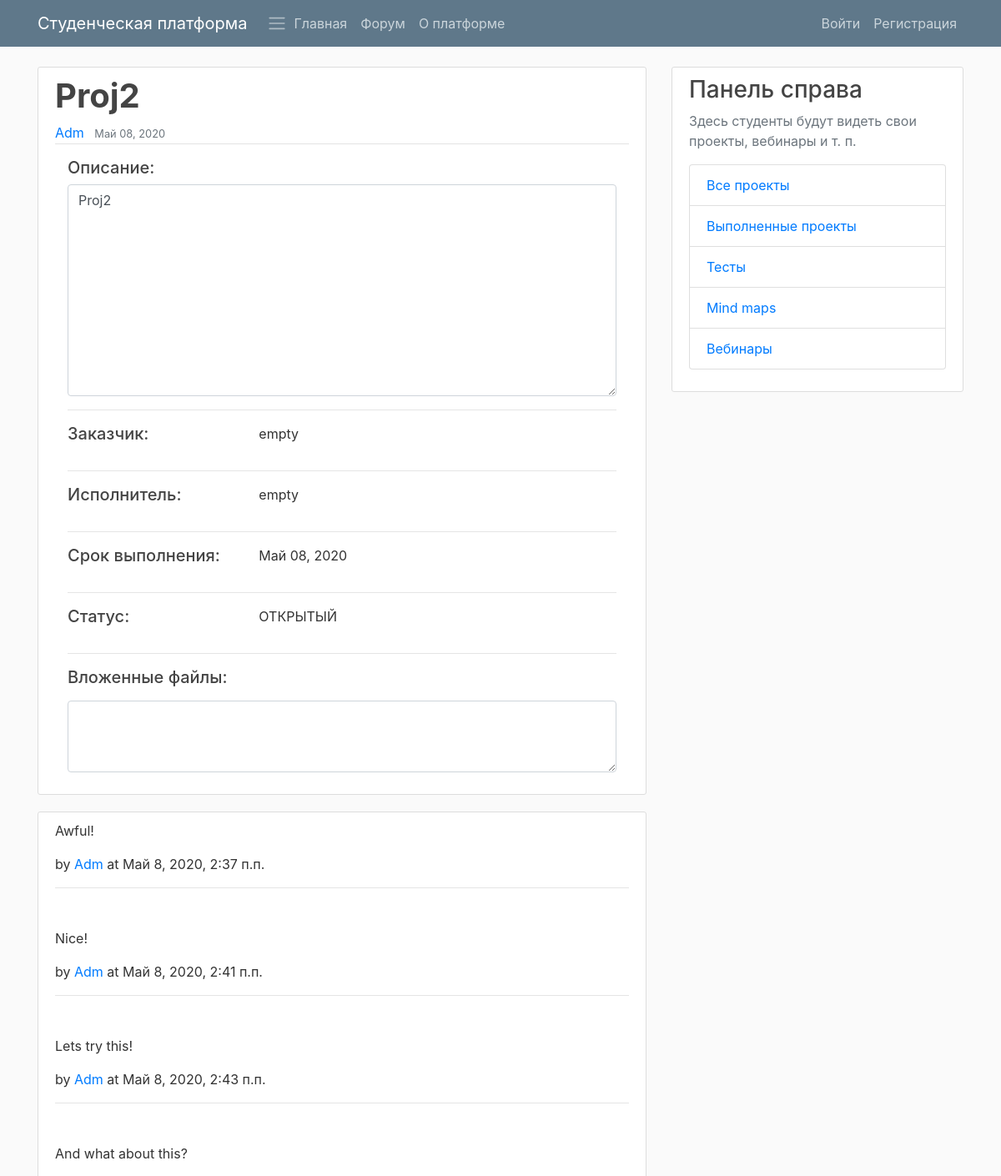
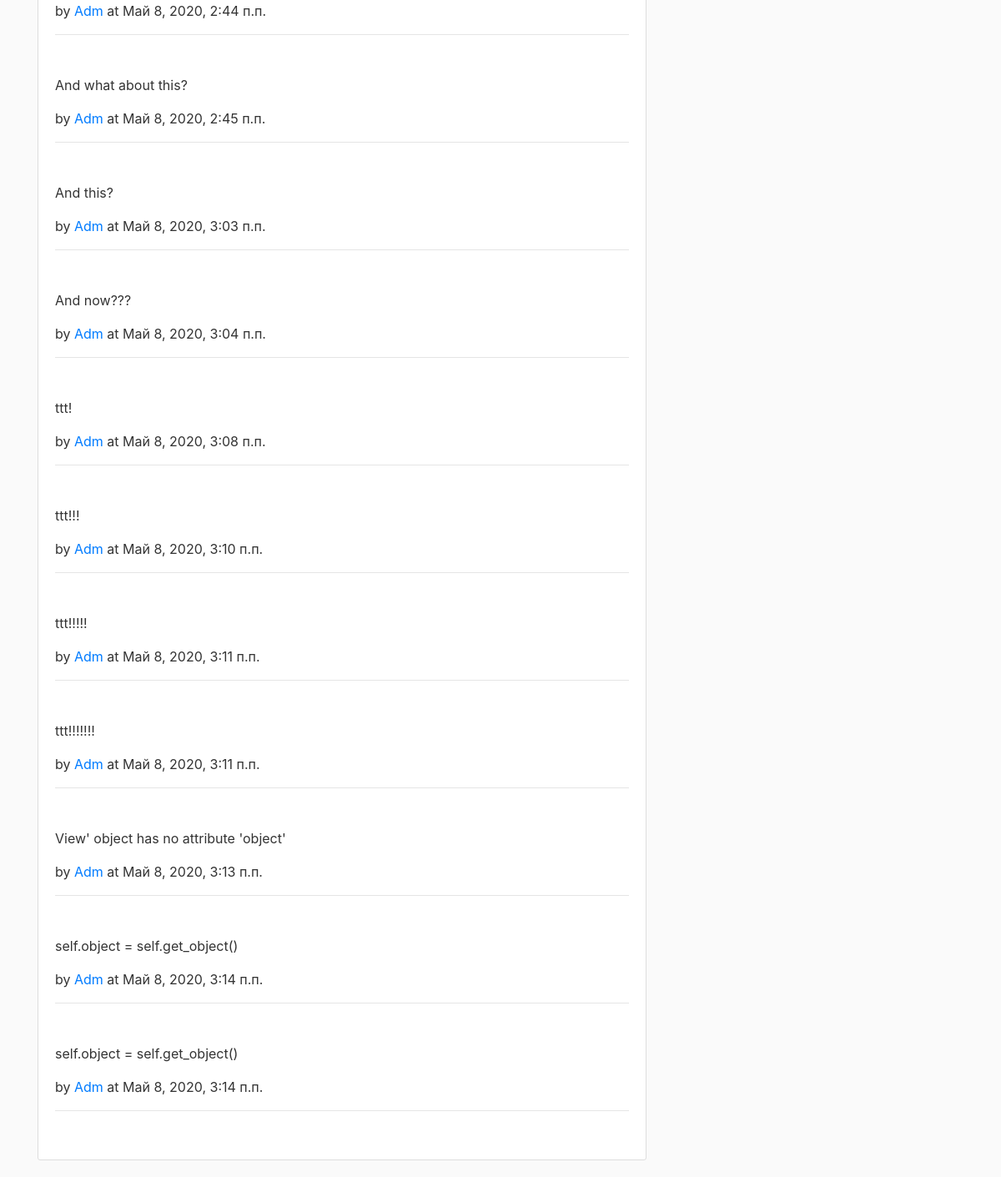
/platform/projects/15/, run on an earlier commit of the app's database (2 pictures, top to bottom).
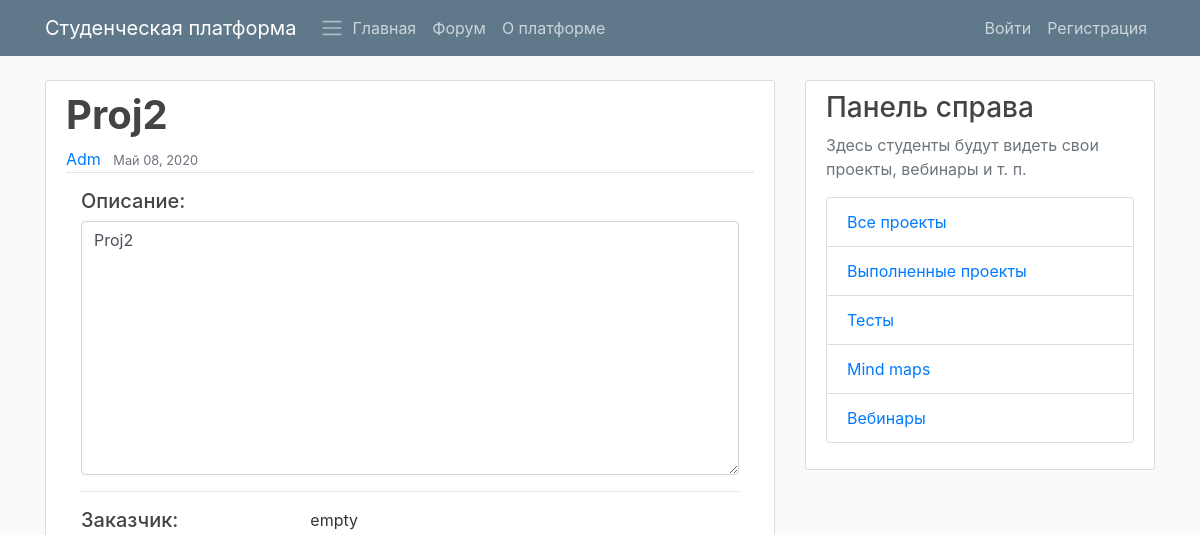
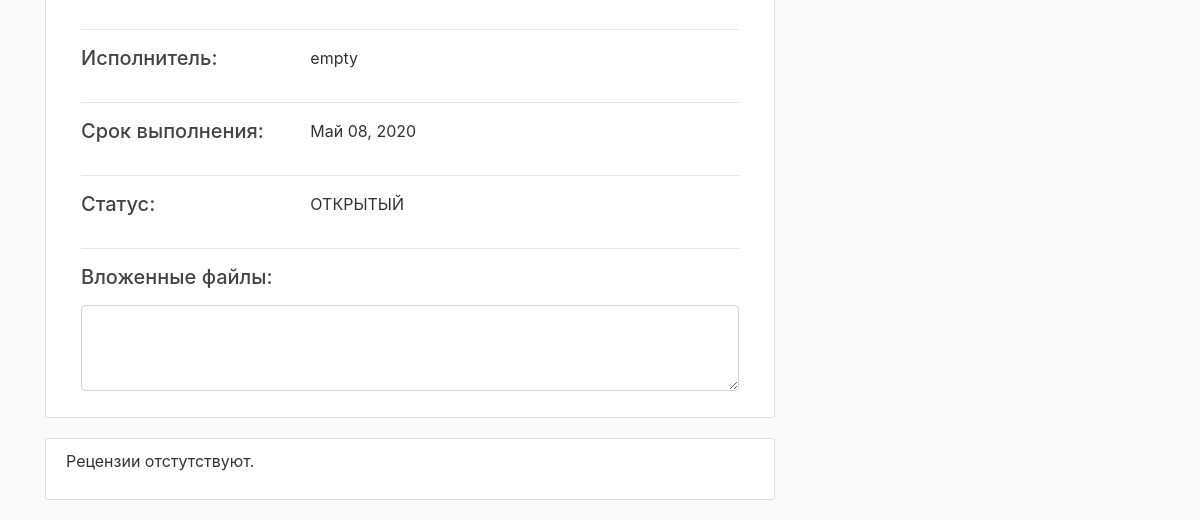
And on a later commit of the database (2 pictures, top to bottom).
### PlatformApp/models.py (models this page shows, shortened)
class StudyProject(models.Model):
    STATUS_READY = 'ЗАКРЫТЫЙ'
    STATUS_NOT_READY = 'ОТКРЫТЫЙ'
    STATUS_CHOISES = (
        (STATUS_READY, 'Закрытый'),
        (STATUS_NOT_READY, 'Открытый'),
    )
    title = models.CharField(max_length=100)
    description = models.TextField()
    customer = models.CharField(max_length=100, default="empty")
    executor = models.CharField(max_length=100, default="empty")
    date_created = models.DateTimeField(default=timezone.now, verbose_name="Created on")
    date_deadline = models.DateTimeField(default=timezone.now, verbose_name="Deadline on")
    author = models.ForeignKey(User, on_delete=models.DO_NOTHING)
    status = models.CharField(max_length=100, choices=STATUS_CHOISES, default=STATUS_NOT_READY)

class Review(models.Model):
    MARK_NONE = 'БЕЗ ОЦЕНКИ'
    MARK_SUPERBAD = 'УЖАСНО'
    MARK_BAD = 'ПЛОХО'
    MARK_NORM = 'УДОВЛЕТВОРИТЕЛЬНО'
    MARK_GOOD = 'ХОРОШО'
    MARK_EXCELLENT = 'ОТЛИЧНО'
    MARK_CHOISES = (
        (MARK_NONE, 'Без оценки'),
        (MARK_SUPERBAD, 'Ужасно'),
        (MARK_BAD, 'Плохо'),
        (MARK_NORM, 'Удовлетворительно'),
        (MARK_GOOD, 'Хорошо'),
        (MARK_EXCELLENT, 'Отлично'),
    )
    project = models.ForeignKey(StudyProject, on_delete=models.CASCADE)
    content = models.TextField()
    date_created = models.DateTimeField(default=timezone.now)
    author = models.ForeignKey(User, on_delete=models.CASCADE)
    mark = models.CharField(max_length=100, choices=MARK_CHOISES, default=MARK_NONE)
    class Meta:
        ordering = ['date_created']

### PlatformApp/views.py (the view, shortened to what this page needs)
# urls.py: path('projects/<int:pk>/', platfrom_views.StudyProjectDetailView.as_view(), name='project-detail'),
class StudyProjectDetailView(FormMixin, DetailView):
    form_class = ProjectReviewForm
    model = StudyProject
    def get_context_data(self, **kwargs):
        context = super().get_context_data(**kwargs)
        context['reviews'] = Review.objects.filter(project=self.get_object())
        context["review_form"] = ProjectReviewForm()
        return context
    def get_initial(self):
        return ({'project-detail': self.get_object()})

### PlatformApp/forms.py
class ProjectReviewForm(forms.ModelForm):
    content = forms.CharField(widget=forms.Textarea, label='')
    class Meta:
        model = Review
        fields = ["content"]

### PlatformApp/templatetags/templatetagname.py (called while the page is built)
@register.filter(name='has_group')
def has_group(user, group_name):
    group = Group.objects.get(name=group_name)
    return True if group in user.groups.all() else False

### PlatformApp/templates/PlatformApp/studyproject_detail.html (shortened to what this page needs)
{% extends "PlatformApp/base.html" %}
{% load crispy_forms_tags %}
{% load templatetagname %}
{% block content %}
<article class="media content-section">
    <div class="media-body">
        <h1 class="text-capitalize font-weight-bold">{{ object.title }}</h1>
        <div class="article-metadata">
            <a class="mr-2" href="#">{{ object.author }}</a>
            <small class="text-muted">{{ object.date_created|date:"F d, Y" }}</small>
        </div>
        <div class="container">
            <h5 class="mt-3">Описание:</h5>
            <textarea class="form-control" rows="10">{{ object.description }}</textarea>
            <hr>
            <div class="row">
                <h5 class=" col-4">Заказчик:</h5>
                <p class="col">{{ object.customer }}</p>
            </div>
            <hr>
            <div class="row">
                <h5 class="col-4">Исполнитель:</h5>
                <p class="col">{{ object.executor }}</p>
            </div>
            <hr>
            <div class="row">
                <h5 class="col-4">Срок выполнения:</h5>
                <p class="col">{{ object.date_deadline|date:"F d, Y" }}</p>
            </div>
            <hr>
            <div class="row">
                <h5 class="col-4">Статус:</h5>
                <p class="col">{{ object.status }}</p>
            </div>
            <hr>
            <div class="mb-3">
                <h5>Вложенные файлы:</h5>
                <textarea class="form-control mt-3" rows="3"></textarea>
            </div>
        </div>
    </div>
</article>
<div class="content-section">
    <section class="comments">
        {% for review in reviews %}
        <article class="comment">
            <div class="comment-body">
                <div class="text">
                    <p>{{ review.content }}</p>
                </div>
                <p class="attribution">
                    by
                    <a href="#">{{ review.author }}</a>
                    at {{ review.date_created }}
                </p>
            </div>
        </article>
        <hr class="mb-5">
        {% empty %}
        <p>Рецензии отстутствуют.</p>
        {% endfor %}
    </section>
</div>
{% endblock content %}

### PlatformApp/templates/PlatformApp/base.html (shortened to what this page needs)
{% load templatetagname %}
{% load static %}
<!doctype html>
<html lang="en">
    <head>
        <link
            rel="stylesheet"
            href="https://stackpath.bootstrapcdn.com/bootstrap/4.4.1/css/bootstrap.min.css"
        >
        <link rel="stylesheet" type="text/css" href="{% static 'PlatformApp/main.css' %}">
    </head>
    <body>
        <header class="site-header">
            <nav class="navbar navbar-expand-md navbar-dark bg-steel fixed-top">
                <div class="container">
                    <a class="navbar-brand mr-4" href="{% url 'platform-home' %}">Студенческая платформа</a>
                    <span class="navbar-toggler-icon"></span>
                    <div class="collapse navbar-collapse" id="navbarToggle">
                        <div class="navbar-nav mr-auto">
                            <a class="nav-item nav-link" href="{% url 'platform-home' %}">Главная</a>
                            <a class="nav-item nav-link" href="/platform/forum/">Форум</a>
                            <a class="nav-item nav-link" href="{% url 'platform-about' %}">О платформе</a>
                        </div>
                        <div class="navbar-nav">
                            {% if user.is_authenticated %}
                            <a class="nav-item nav-link" href="{% url 'user-profile' %}">Мой профиль ({{ user.username }})</a>
                            <a class="nav-item nav-link" href="{% url 'user-logout' %}">Выйти</a>
                            {% else %}
                            <a class="nav-item nav-link" href="{% url 'user-login' %}">Войти</a>
                            <a class="nav-item nav-link" href="{% url 'user-registration' %}">Регистрация</a>
                            {% endif %}
                        </div>
                    </div>
                </div>
            </nav>
        </header>
        <main role="main" class="container">
            <div class="row">
                <div class="col-md-8">
                    {% block content %}{% endblock %}
                </div>
                <div class="col-md-4">
                    <div class="content-section">
                        <h3>Панель справа</h3>
                        <p class="text-muted">
                            Здесь студенты будут видеть свои проекты, вебинары и т. п.
                            {% block right_panel %}
                            <div class="list-group">
                                <a class="list-group-item" href="{% url 'project-all' %}">
                                    Все проекты
                                </a>
                                <a class="list-group-item" href="{% url 'project-done' %}">
                                    Выполненные проекты
                                </a>
                                <a class="list-group-item" href="{% url 'quiz_index' %}">
                                    Тесты
                                </a>
                                <a class="list-group-item" href="#">
                                    Mind maps
                                </a>
                                <a class="list-group-item" href="{% url 'webinar-test' %}">
                                    Вебинары
                                </a>
                            </div>
                            {% endblock %}
                        </p>
                    </div>
                </div>
            </div>
        </main>
    </body>
</html>

### PlatformApp/static/PlatformApp/main.css (style rules this page uses)
body { background: #fafafa; color: #333333; margin-top: 5rem; }
h1, h2, h3, h4, h5, h6 { color: #444444; }
.bg-steel { background-color: #5f788a; }
.site-header .navbar-nav .nav-link { color: #cbd5db; }
.content-section { background: #ffffff; padding: 10px 20px; border: 1px solid #dddddd; border-radius: 3px; margin-bottom: 20px; }
.article-metadata { padding-bottom: 1px; margin-bottom: 4px; border-bottom: 1px solid #e3e3e3 }

What changed in the data, as far as the page shows it:
removed Review: content "Awful!", author "Adm", date_created "Май 8, 2020, 2:37 п.п."
removed Review: content "Nice!", author "Adm", date_created "Май 8, 2020, 2:41 п.п."
removed Review: content "Lets try this!", author "Adm", date_created "Май 8, 2020, 2:43 п.п."
removed Review: content "And what about this?", author "Adm", date_created "Май 8, 2020, 2:44 п.п."
removed Review: content "And what about this?", author "Adm", date_created "Май 8, 2020, 2:45 п.п."
removed Review: content "And this?", author "Adm", date_created "Май 8, 2020, 3:03 п.п."
removed Review: content "And now???", author "Adm", date_created "Май 8, 2020, 3:04 п.п."
removed Review: content "ttt!", author "Adm", date_created "Май 8, 2020, 3:08 п.п."
removed Review: content "ttt!!!", author "Adm", date_created "Май 8, 2020, 3:10 п.п."
removed Review: content "ttt!!!!!", author "Adm", date_created "Май 8, 2020, 3:11 п.п."
removed Review: content "ttt!!!!!!!", author "Adm", date_created "Май 8, 2020, 3:11 п.п."
removed Review: content "View' object has no attribute 'object'", author "Adm", date_created "Май 8, 2020, 3:13 п.п."
removed Review: content "self.object = self.get_object()", author "Adm", date_created "Май 8, 2020, 3:14 п.п."
removed Review: content "self.object = self.get_object()", author "Adm", date_created "Май 8, 2020, 3:14 п.п."
Also different on the page:
text now shown: "Рецензии отстутствуют."
